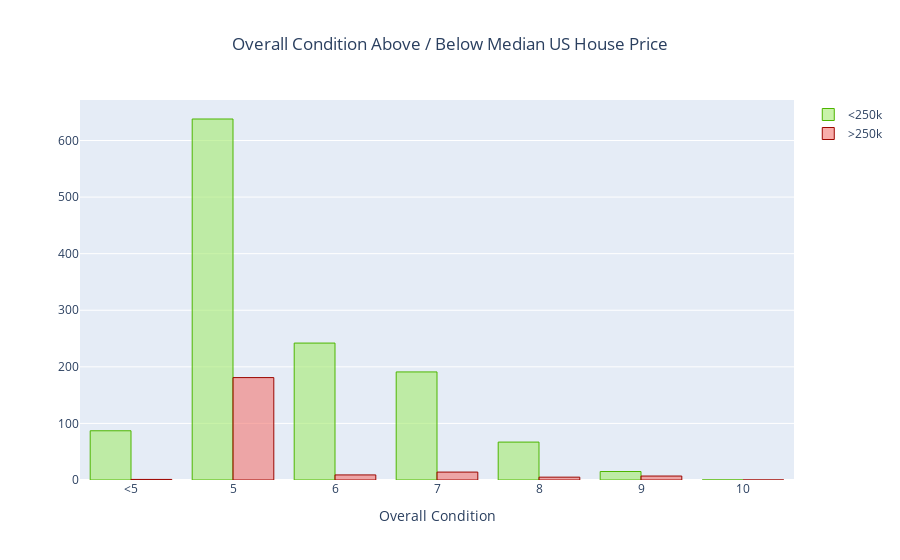

Here is the notebook cell this chart was saved with:
### Code cell
#grouped bar chart of houses <250k and >250k for each rating

cond_u250_group = cond_df.loc[cond_df['SalePrice'] <= median_price, 'OverallCond'].value_counts().reindex(x_box).reset_index().fillna(0)
cond_o250_group = cond_df.loc[cond_df['SalePrice'] > median_price, 'OverallCond'].value_counts().reindex(x_box).reset_index().fillna(0)

fig = go.Figure()

fig.add_trace(
    go.Bar(
        x=cond_u250_group['index'],
        y=cond_u250_group['OverallCond'],
        name='<250k',
        marker=dict(
            color='rgba(165, 236, 113, 0.6)', 
            line=dict(
                color='rgba(77, 181, 0, 1.0)', 
                width=1
            )
        )
    )
)

fig.add_trace(
    go.Bar(
        x=cond_o250_group['index'],
        y=cond_o250_group['OverallCond'],
        name='>250k',
        marker=dict(
            color='rgba(243, 119, 114, 0.6)', 
            line=dict(
                color='rgba(156, 7, 0, 1.0)', 
                width=1
            )
        )
    )
)

fig.update_layout(title=dict(
    text='Overall Condition Above / Below Median US House Price',
    x=0.5),
    xaxis_title='Overall Condition',
    barmode='group')

fig.update_xaxes(type='category')

### Figure 1 — Plotly figure (JSON) as saved in the notebook; plotly's stock layout.template omitted (floating-point values rounded to 4 significant figures)
{"data": [{"marker": {"color": "rgba(165, 236, 113, 0.6)", "line": {"color": "rgba(77, 181, 0, 1.0)", "width": 1}}, "name": "<250k", "type": "bar", "x": ["<5", 5, 6, 7, 8, 9, 10], "y": [87, 638, 242, 191, 67, 15, 0]}, {"marker": {"color": "rgba(243, 119, 114, 0.6)", "line": {"color": "rgba(156, 7, 0, 1.0)", "width": 1}}, "name": ">250k", "type": "bar", "x": ["<5", 5, 6, 7, 8, 9, 10], "y": [1, 181, 9, 14, 5, 7, 0]}], "layout": {"barmode": "group", "title": {"text": "Overall Condition Above / Below Median US House Price", "x": 0.5}, "xaxis": {"title": {"text": "Overall Condition"}, "type": "category"}}}
